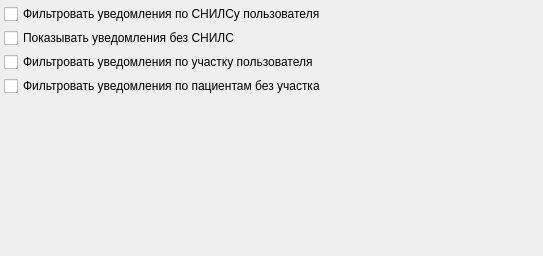
<?xml version="1.0" encoding="UTF-8"?>
<ui version="4.0">
 <class>InformerPage</class>
 <widget class="QWidget" name="InformerPage">
  <property name="geometry">
   <rect>
    <x>0</x>
    <y>0</y>
    <width>543</width>
    <height>256</height>
   </rect>
  </property>
  <property name="windowTitle">
   <string>Информатор</string>
  </property>
  <layout class="QGridLayout" name="gridLayout">
   <property name="margin">
    <number>4</number>
   </property>
   <property name="spacing">
    <number>4</number>
   </property>
   <item row="14" column="0">
    <widget class="QCheckBox" name="chkInformerShowByUserArea">
     <property name="text">
      <string>Фильтровать уведомления по участку пользователя</string>
     </property>
    </widget>
   </item>
   <item row="16" column="0">
    <spacer name="verticalSpacer_2">
     <property name="orientation">
      <enum>Qt::Vertical</enum>
     </property>
     <property name="sizeHint" stdset="0">
      <size>
       <width>20</width>
       <height>40</height>
      </size>
     </property>
    </spacer>
   </item>
   <item row="12" column="0">
    <widget class="QCheckBox" name="chkInformerShowPersonSNILS">
     <property name="text">
      <string>Фильтровать уведомления по СНИЛСу пользователя</string>
     </property>
    </widget>
   </item>
   <item row="13" column="0">
    <widget class="QCheckBox" name="chkInformerShowNoSNILS">
     <property name="text">
      <string>Показывать уведомления без СНИЛС</string>
     </property>
    </widget>
   </item>
   <item row="15" column="0">
    <widget class="QCheckBox" name="chkInformerShowByUserNotArea">
     <property name="text">
      <string>Фильтровать уведомления по пациентам без участка</string>
     </property>
    </widget>
   </item>
  </layout>
 </widget>
 <tabstops>
  <tabstop>chkInformerShowPersonSNILS</tabstop>
  <tabstop>chkInformerShowNoSNILS</tabstop>
 </tabstops>
 <resources/>
 <connections/>
</ui>
